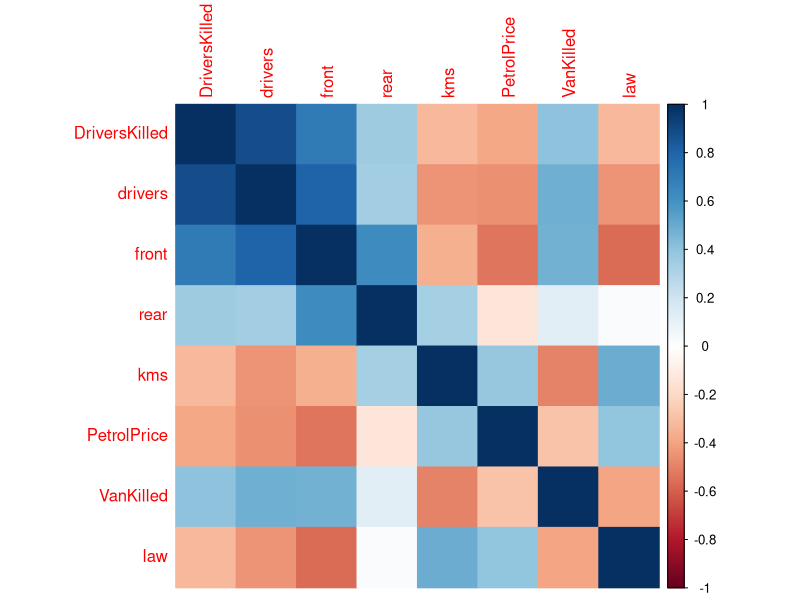
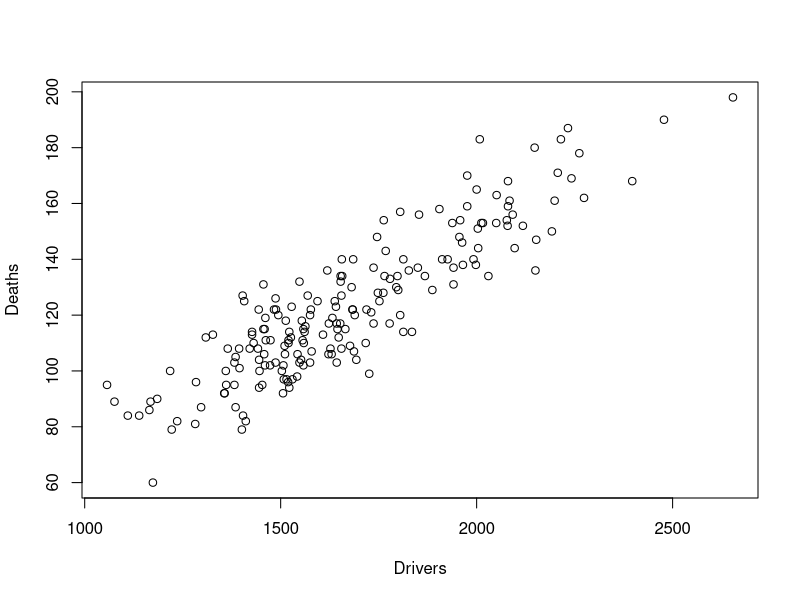

The R script that drew these images, in order:
## ---- chunk 1

library(corrplot)
library(dplyr)
library(tidyr)

data("Seatbelts")
uk_deaths <- data.frame(Seatbelts)
## ---- chunk 2

head(uk_deaths)
str(uk_deaths)
sum(is.na(uk_deaths))
dim(uk_deaths)
## ---- chunk 3

uk_death_corr <- cor(uk_deaths)
corrplot(uk_death_corr, method="color")

## ---- chunk 4

uk_death_corr

plot(uk_deaths$drivers, uk_deaths$DriversKilled,
     xlab = "Drivers",
     ylab = "Deaths")
